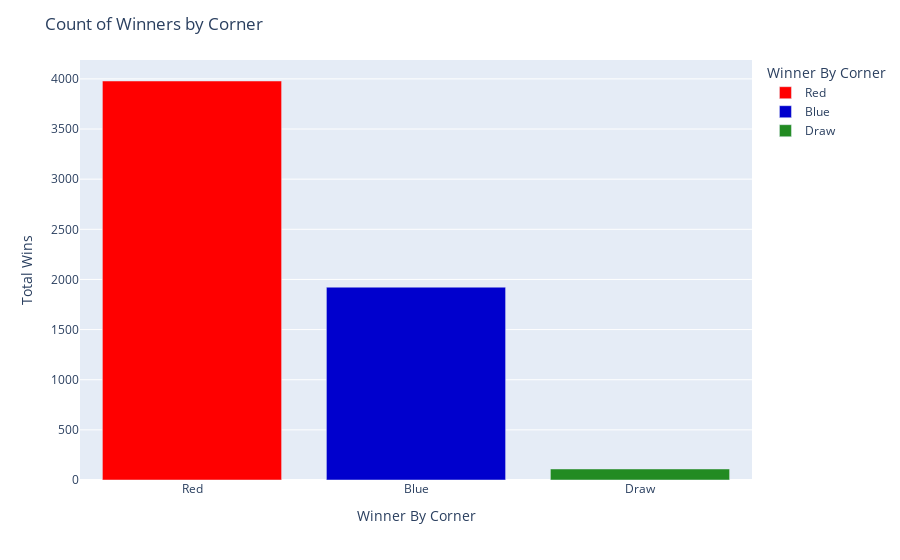

Notebook cell for this chart:
### Code cell
import pandas as pd
import plotly.express as px

# Assuming you have imported the necessary libraries and loaded the 'fights' DataFrame

winner_counts = fights['Winner By Corner'].value_counts()

df_winner_counts = pd.DataFrame({'Winner By Corner': winner_counts.index, 'Total Wins': winner_counts.values})

bar_color = ['red', 'mediumblue', 'forestgreen']

fig = px.bar(df_winner_counts, x='Winner By Corner', y='Total Wins', color='Winner By Corner', color_discrete_sequence=bar_color)

fig.update_layout(xaxis_title='Winner By Corner',
                  yaxis_title='Total Wins',
                  title='Count of Winners by Corner')

fig.show()

### Figure 1 — Plotly figure (JSON) as saved in the notebook; plotly's stock layout.template omitted (floating-point values rounded to 4 significant figures)
{"data": [{"alignmentgroup": "True", "hovertemplate": "Winner By Corner=%{x}<br>Total Wins=%{y}<extra></extra>", "legendgroup": "Red", "marker": {"color": "red", "pattern": {"shape": ""}}, "name": "Red", "offsetgroup": "Red", "orientation": "v", "showlegend": true, "textposition": "auto", "type": "bar", "x": ["Red"], "xaxis": "x", "y": [3979], "yaxis": "y"}, {"alignmentgroup": "True", "hovertemplate": "Winner By Corner=%{x}<br>Total Wins=%{y}<extra></extra>", "legendgroup": "Blue", "marker": {"color": "mediumblue", "pattern": {"shape": ""}}, "name": "Blue", "offsetgroup": "Blue", "orientation": "v", "showlegend": true, "textposition": "auto", "type": "bar", "x": ["Blue"], "xaxis": "x", "y": [1923], "yaxis": "y"}, {"alignmentgroup": "True", "hovertemplate": "Winner By Corner=%{x}<br>Total Wins=%{y}<extra></extra>", "legendgroup": "Draw", "marker": {"color": "forestgreen", "pattern": {"shape": ""}}, "name": "Draw", "offsetgroup": "Draw", "orientation": "v", "showlegend": true, "textposition": "auto", "type": "bar", "x": ["Draw"], "xaxis": "x", "y": [110], "yaxis": "y"}], "layout": {"barmode": "relative", "legend": {"title": {"text": "Winner By Corner"}, "tracegroupgap": 0}, "margin": {"t": 60}, "title": {"text": "Count of Winners by Corner"}, "xaxis": {"anchor": "y", "categoryarray": ["Red", "Blue", "Draw"], "categoryorder": "array", "domain": [0, 1], "title": {"text": "Winner By Corner"}}, "yaxis": {"anchor": "x", "domain": [0, 1], "title": {"text": "Total Wins"}}}}
